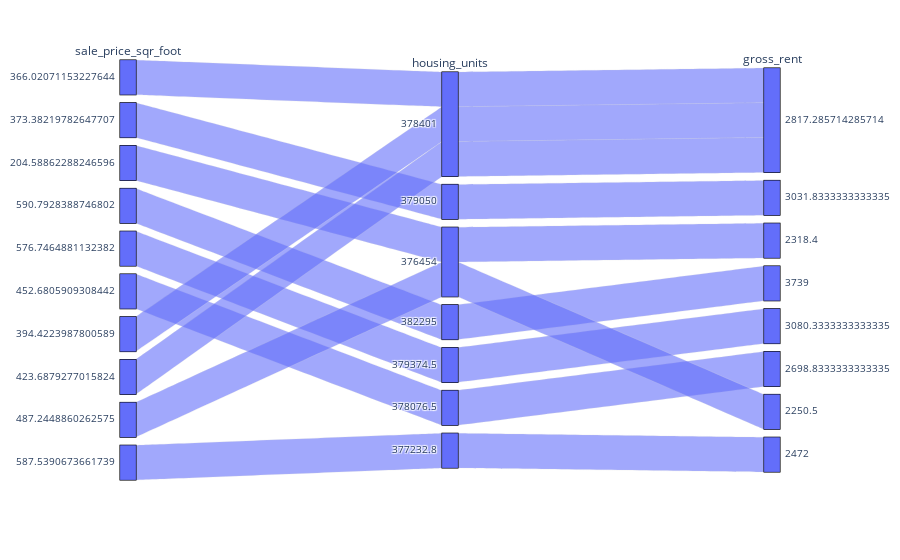

The notebook cell saved with this chart:
### Code cell
px.parallel_categories(sfo_data.groupby(['neighborhood']).mean().head(10))

### Figure 1 — Plotly figure (JSON) as saved in the notebook; plotly's stock layout.template omitted (floating-point values rounded to 4 significant figures)
{"data": [{"dimensions": [{"label": "sale_price_sqr_foot", "values": [366.0, 373.4, 204.6, 590.8, 576.7, 452.7, 394.4, 423.7, 487.2, 587.5]}, {"label": "housing_units", "values": [378401, 379050, 376454, 382295, 379400.0, 378100.0, 378401, 378401, 376454, 377200.0]}, {"label": "gross_rent", "values": [2817.0, 3032.0, 2318.0, 3739, 3080.0, 2699.0, 2817.0, 2817.0, 2250.0, 2472]}], "domain": {"x": [0, 1], "y": [0, 1]}, "name": "", "type": "parcats"}], "layout": {"autosize": true, "legend": {"tracegroupgap": 0}, "margin": {"t": 60}}}
